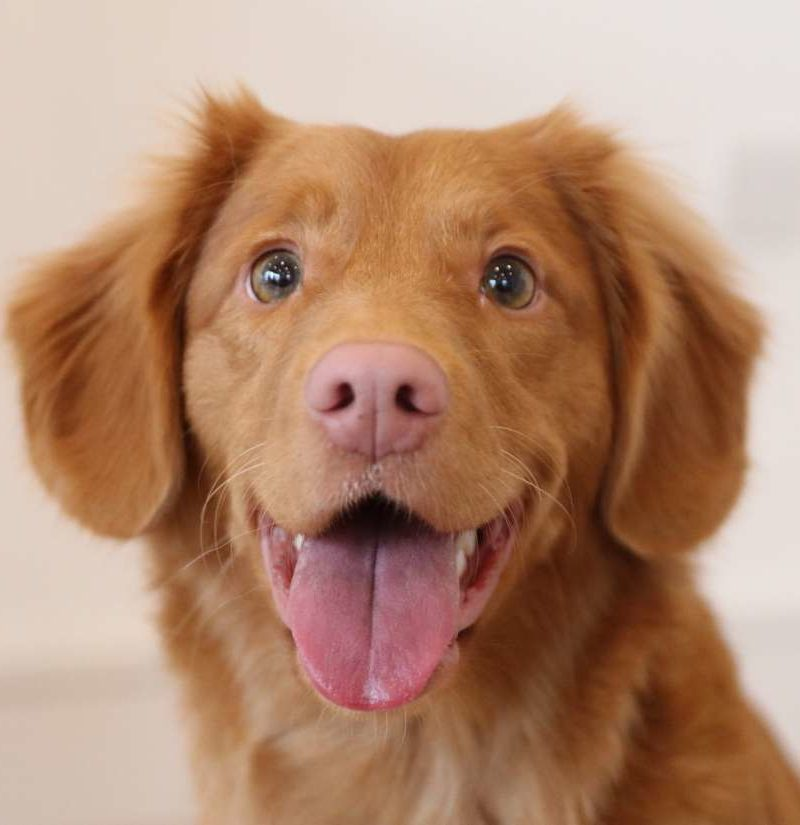
#> input picture 5주차/220118_Cut-Mix/dog.jpg, 800 x 825 px, found by its file name
$ jupyter execute cut-mix.ipynb   (older library calls are emulated)
#> lines starting #> are read from the running program, lines starting #| are printed output that depends on the picture
[cell 1]
from google.colab import drive
drive.mount('/content/drive')

[cell 2]
# CUT MIX 를 구현하시오
from PIL import Image
import numpy as np


def rand_bbox(size, lam):
    """
    랜덤한 사이즈로 crop 하는 함수
    size: 이미지 크기
    lam: 이미지 중 몇 퍼센트를 자를지 정하는 함수
    output: crop할 네 좌표 bbx1, bby1, bbx2, bby2
    """
    W = size[0]
    H = size[1]
    cut_rat = np.sqrt(1. - lam)
    #자를 이미지의 W, H 선택 (int)
    cut_w = np.int(W * cut_rat)
    cut_h = np.int(H * cut_rat)

    # Uniform 하게 자를 x,y 좌표를 선택
    cx = np.random.randint(W)
    cy = np.random.randint(H)

    # numpy clip 을 통해서 각 좌표의 크기가 이미지 크기를 벗어나지 못하게 하기 , cut size의 //2를 빼고 더할 것
    bbx1 = np.clip(cx - cut_w // 2, 0, W)
    bby1 = np.clip(cy - cut_h // 2, 0, H)
    bbx2 = np.clip(cx + cut_w // 2, 0, W)
    bby2 = np.clip(cy + cut_h // 2, 0, H)

    return bbx1, bby1, bbx2, bby2

def cut_generator(img1, img2, lam = 0.3):
    """
    Cut mix 이미지 만드는 함수, img1에 img2를 갖다 붙일 것임
    output: 갖다 붙인 img1
    """
    bbx1, bby1, bbx2, bby2, = rand_bbox([128,128],np.random.beta(1,1))
    img1[bbx1:bbx2,bby1:bby2,:] = img2[bbx1:bbx2,bby1:bby2,:]

    return img1

# Test용 코드
# 이미지 확장자가 안 맞으면 jpeg로 바꿔보세요
dir1 = '/content/drive/MyDrive/22. 20220118_DAY21/dog.jpg'
dir2 = '/content/drive/MyDrive/22. 20220118_DAY21/cat.jpg'
img1 = np.array(Image.open(dir1).convert('RGB').resize((256,256)))
img2 = np.array(Image.open(dir2).convert('RGB').resize((256,256)))
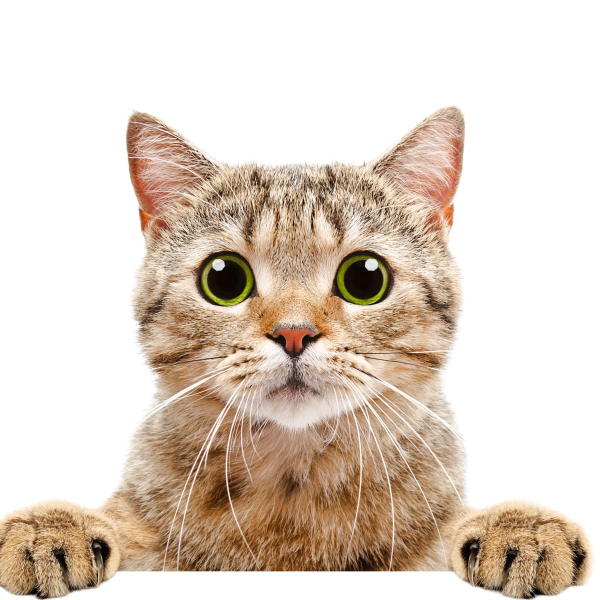
#> input picture 5주차/220118_Cut-Mix/cat.jpg, 1200 x 1200 px, found by its file name (shown at 1/2 size)
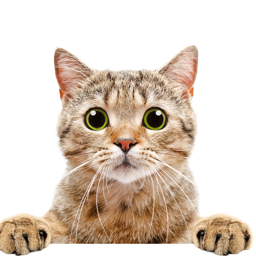
#> img2: shape (256, 256, 3); mean R, G, B 222.7, 209, 196.6

img = cut_generator(img1,img2)
#> in cut_generator, `img1[bbx1:bbx2,bby1:bby2,:] = img2[bbx1:bbx2,bby1:bby2,:]`:
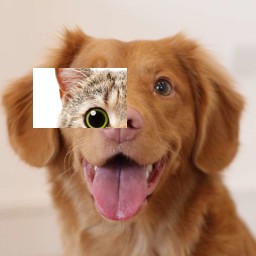
#> img1: shape (256, 256, 3); mean R, G, B 179.3, 142.2, 118.9
Image.fromarray(img)
